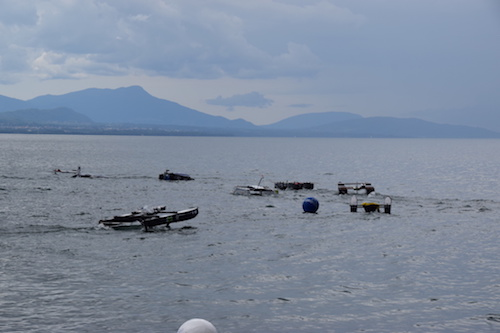
//> input picture TestMedia/images/03.JPG, 500 x 333 px, given in place of boatm10.mp4, which was not available
$ ./main   (built with g++ and OpenCV 4)
//> lines starting //> are read from the running program, lines starting //| are printed output that depends on the picture; after the words box and inside, x2 and y2 are one past the last pixel; in counts of white or black regions, pixels touching at a corner belong together; pictures that were not available may be replaced by others from this repository, and a replacement may not be noted
#include <iostream>
#include <stdio.h>
#include <opencv2/opencv.hpp>

using namespace cv;

#define VIDEO 1

int main(int argc, char *argv[])
{
#if VIDEO == 0
    Mat image;
    image = imread("../../TestMedia/images/03.jpg", CV_LOAD_IMAGE_COLOR);
    if (!image.data)
    {
        printf("No image data \n");
        return -1;
    }
#elif VIDEO == 1
    VideoCapture cap("../../TestMedia/videos/boatm10.mp4"); // open the default camera
    if(!cap.isOpened()) {  // check if we succeeded
        std::cout << "no vid" << std::endl;
        return -1;
    }

    int framecounter = 0;
    for(;;)
    {
        Mat image;
        cap >> image; // get a new frame from camera
//> image is the input picture: 333 rows x 500 cols, CV_8UC3; mean B, G, R 158, 139.2, 126.8

#endif

    //approximate size, 900 by 600
    int64 t1 = getTickCount();
    float scale = 1.0;
    Size size(scale*image.cols, scale*image.rows);
//> size = Size(500, 333)
    Mat scaledImage;
    resize(image, scaledImage, size);

    Mat gray_image;
    cvtColor( scaledImage, gray_image, CV_BGR2GRAY );
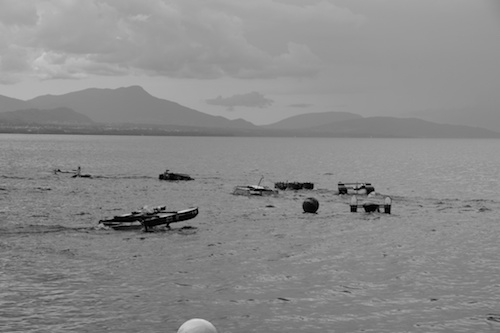
//> gray_image: 333 rows x 500 cols, CV_8UC1; min 0, max 213, mean 137.7

    int erosion_size = 5;
    Mat element = getStructuringElement( MORPH_RECT,
                                         Size( 2*erosion_size + 1, 2*erosion_size+1 ),
                                         Point( erosion_size, erosion_size ) );


    Mat erosion_dst;
    //Erode the image to get reduce the high frequency information from the water without reducing the horizon line
    //   Could also try bilateral filtering
    erode( gray_image, erosion_dst, element );
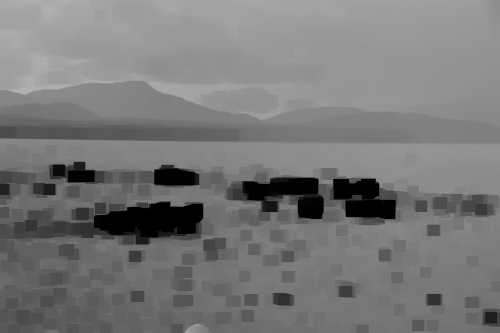
//> erosion_dst: 333 rows x 500 cols, CV_8UC1; min 0, max 177, mean 120

    //Increase contrast in the image by histogram equalization
    equalizeHist(erosion_dst, erosion_dst);
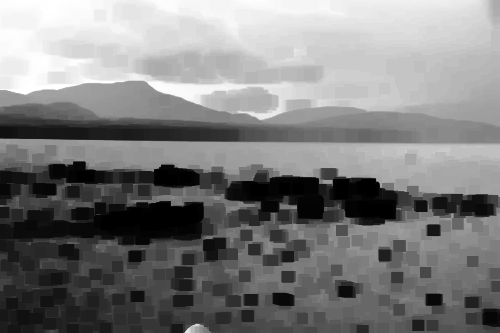
//> erosion_dst: 333 rows x 500 cols, CV_8UC1; min 0, max 255, mean 126
    imshow( "Erosion", erosion_dst );

    //Do one more blur before getting edge image
    GaussianBlur(erosion_dst, erosion_dst, Size(5, 5), 3);
    Rect myROI(10, 10, erosion_dst.cols-10, erosion_dst.rows-10);
//> myROI = Rect(10, 10, 490, 323)
    erosion_dst = erosion_dst(myROI);
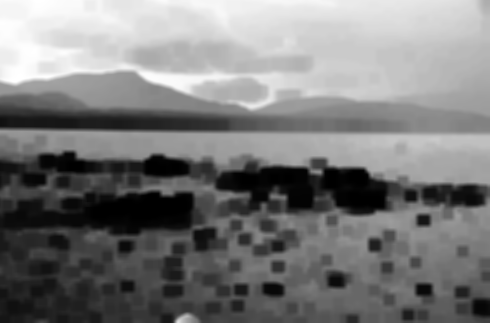
//> erosion_dst: 323 rows x 490 cols, CV_8UC1; min 0, max 255, mean 122.9

    //Get the edge image
     Mat edgeImage;
     Canny( erosion_dst, edgeImage, 64, 128, 3);
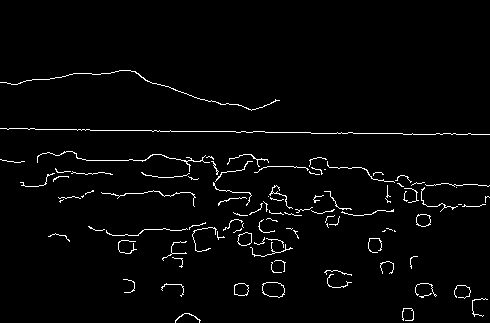
//> edgeImage: 323 rows x 490 cols, CV_8UC1; 2.5% white in thin lines or dots, all inside (x1, y1, x2, y2) = (0, 70, 490, 323)
     imshow( "Canny", edgeImage );


     //Do hough line transform to find most probable horizon line
     std::vector<Vec4i> lines;
     int minVotes = scaledImage.cols*0.33;
//> minVotes = 165
       HoughLinesP(edgeImage, lines, 3, CV_PI/180, minVotes, 200, 10000 );
//> lines = 4 lines (x1, y1, x2, y2): [232, 131, 460, 134], [0, 128, 312, 133], [37, 157, 364, 168], [85, 193, 457, 206]

       //Draw the best line
       //TODO: Using a gyroscope we can really narrow our horizon line search down quite a bit
       //Using video we can use information from between frames since we know a horizon line can't jump around too much
       if (lines.size()) {
           Vec4i l = lines[0];
//> l = [232, 131, 460, 134]
           Point bestPointA(l[0]+10, l[1]-erosion_size+10);
//> bestPointA = Point(242, 136)
           Point bestPointB(l[2]+10, l[3]-erosion_size+10);
//> bestPointB = Point(470, 139)
           float slope = (bestPointA.y-bestPointB.y)/(bestPointA.x-bestPointB.x);
//> slope = 0
           Point leftPoint(0, bestPointA.y-bestPointA.x*slope);
//> leftPoint = Point(0, 136)
           int maxX = scaledImage.cols-1;
//> maxX = 499
           Point rightPoint(maxX, bestPointB.y+(maxX-bestPointB.x)*slope);
//> rightPoint = Point(499, 139)
           line( scaledImage, leftPoint, rightPoint, Scalar(0,0,255), 2, CV_AA);
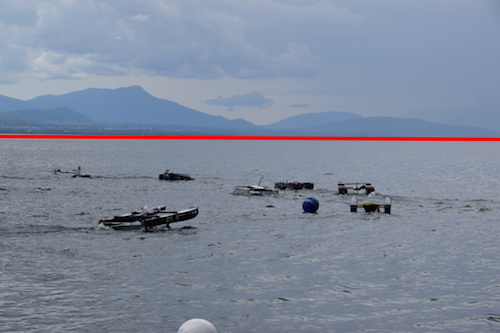
//> scaledImage: 333 rows x 500 cols, CV_8UC3; 1.5% of pixels changed, all inside (x1, y1, x2, y2) = (0, 134, 500, 142)
       }
       imshow( "Hough", scaledImage );
       int64 t2 = getTickCount();
       std::cout << (t2 - t1)/getTickFrequency() << std::endl;
#if VIDEO == 0
       waitKey(0);
#elif VIDEO == 1
        framecounter++;
        waitKey(1);
    }
#endif
    return 0;
}

$ run again, on TestMedia/images/79.JPG
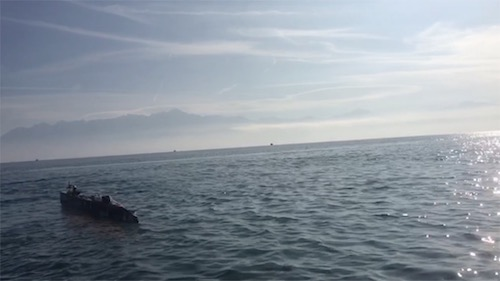
//> input picture TestMedia/images/79.JPG, 500 x 281 px, given in place of boatm10.mp4, which was not available
//> image is the input picture: 281 rows x 500 cols, CV_8UC3; mean B, G, R 156.1, 146.5, 137.6
//> `Canny( erosion_dst, edgeImage, 64, 128, 3);`:
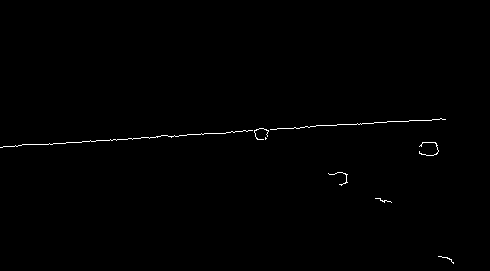
//> edgeImage: 271 rows x 490 cols, CV_8UC1; 0.46% white in thin lines or dots, all inside (x1, y1, x2, y2) = (0, 118, 454, 264)
//> lines = 2 lines (x1, y1, x2, y2): [116, 140, 441, 118], [0, 147, 317, 125]
//> l = [116, 140, 441, 118]
//> bestPointA = Point(126, 145)
//> bestPointB = Point(451, 123)
//> slope = 0
//> leftPoint = Point(0, 145)
//> rightPoint = Point(499, 123)
//> `line( scaledImage, leftPoint, rightPoint, Scalar(0,0,255), 2, CV_AA);`:
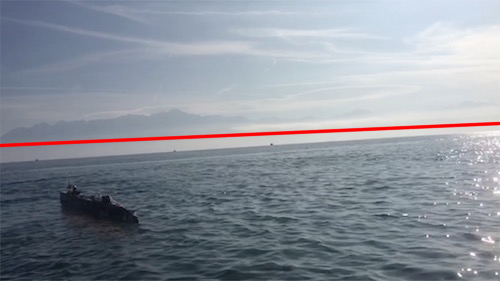
//> scaledImage: 281 rows x 500 cols, CV_8UC3; 1.78% of pixels changed, all inside (x1, y1, x2, y2) = (0, 121, 500, 148)
